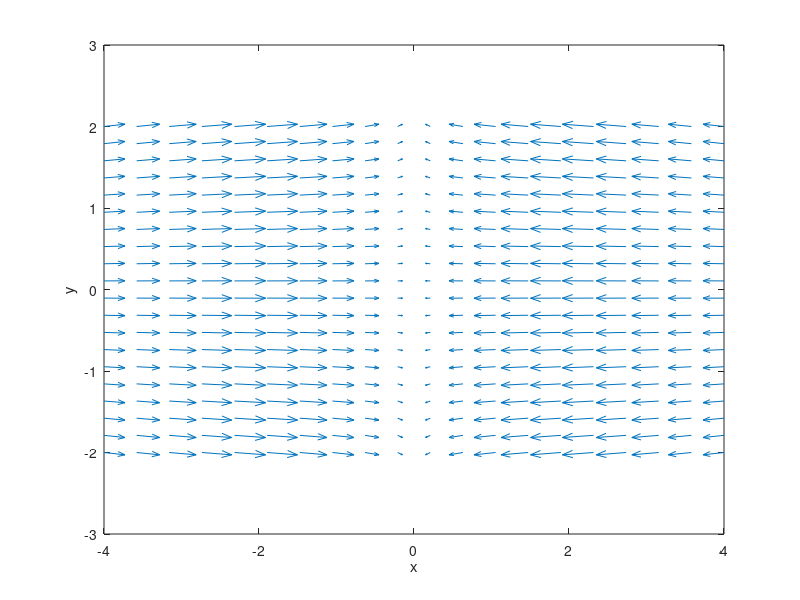

The MATLAB source for this figure:
X = linspace(-4, 4, 20);
Y = linspace(-2, 2, 20);
[x, y] = meshgrid(X, Y);
h = (10 * exp(-1 * (1 / 10) * x.^2)) + ((1 / 10) * y.^2);

[dfdx, dfdy] = gradient(h);
quiver(X, Y, dfdx, dfdy);
xlabel('x');
ylabel('y');